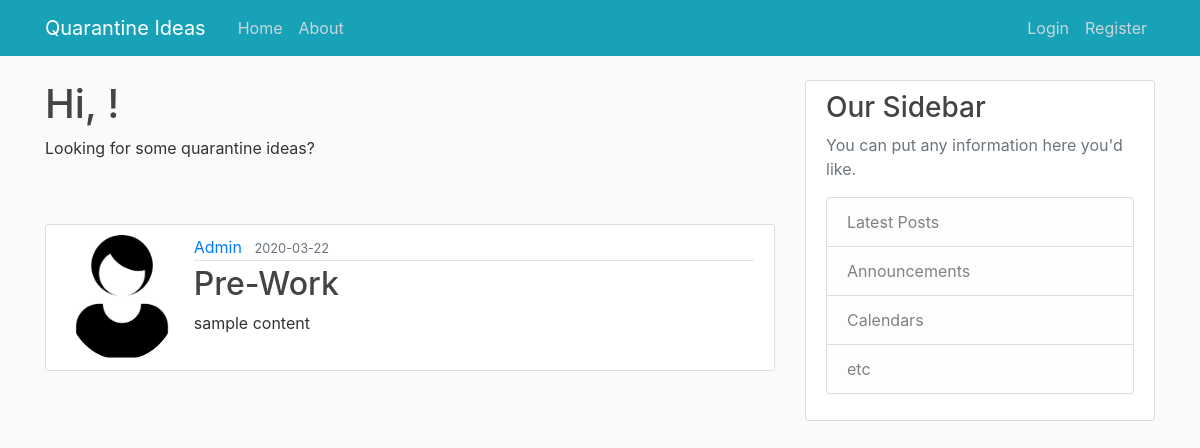
The page /post/5 on the database its author committed.
### ideas/models.py (models this page shows, shortened)
class User(db.Model, UserMixin):
    id = db.Column(db.Integer, primary_key=True)
    username = db.Column(db.String(30), unique=True, nullable=False)
    email = db.Column(db.String(30), unique=True, nullable=False)
    image_file = db.Column(db.String(20), nullable=False, default='default.jpg')
    password = db.Column(db.String(60), nullable=False)
    posts = db.relationship('Post', backref='author', lazy='dynamic')

class Post(db.Model):
    id = db.Column(db.Integer, primary_key=True)
    title = db.Column(db.String(100), nullable=False)
    date_posted = db.Column(db.DateTime, nullable=False, default=datetime.utcnow)
    content = db.Column(db.Text, nullable=False)
    user_id = db.Column(db.Integer, db.ForeignKey('user.id'), nullable=False)

### ideas/routes.py (the view)
@app.route('/post/<int:post_id>', methods=['GET', 'POST'])
def post(post_id):
    post = Post.query.get_or_404(post_id)
    return render_template('post.html', title=post.title, post=post)

### ideas/templates/post.html (shortened to what this page needs)
{% extends "layout.html" %}
{% block main %}
<h1>Hi, {{ current_user.username }}!</h1>
<p> Looking for some quarantine ideas?</p>
<br><br>
    <article class="media content-section">
            <img class="rounded-circle article-img" src="{{url_for('static', filename='img/'+ post.author.image_file) }}">
            <div class="media-body">
                <div class="article-metadata">
                    <a class="mr-2" href="#">{{ post.author.username }}</a>
                    <small class="text-muted">{{ post.date_posted.strftime('%Y-%m-%d') }}</small>
                </div>
                <h2 class="article-title">{{ post.title }}</h2>
                <p class="article-content">{{ post.content }}</p>
            </div>
        </article>
{% endblock %}

### ideas/static/main.css (style rules this page uses)
body { background: #fafafa; color: #333333; margin-top: 5rem; }
h1, h2, h3, h4, h5, h6 { color: #444444; }
.content-section { background: #ffffff; padding: 10px 20px; border: 1px solid #dddddd; border-radius: 3px; margin-bottom: 20px; }
.article-title { color: #444444; }
.article-content { white-space: pre-line; }
.article-img { height: 125px; margin-right: 16px; }
.article-metadata { padding-bottom: 1px; margin-bottom: 4px; border-bottom: 1px solid #e3e3e3 }

### rows shown on the page
User: image_file (placeholder picture), author.username "Admin"
Post: date_posted "2020-03-22", title "Pre-Work", content "sample content"
